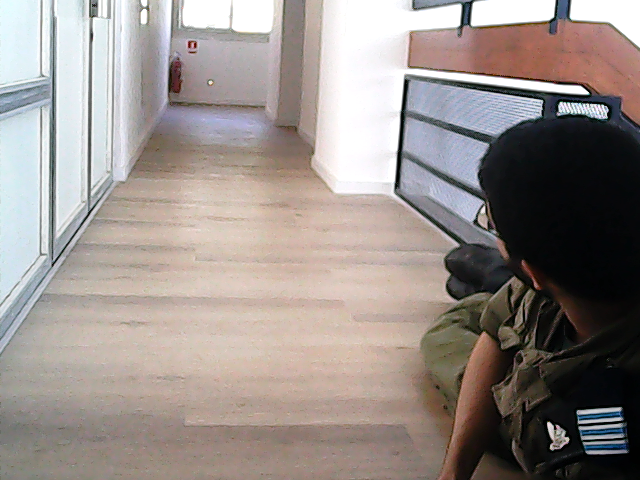
#> input picture images and filters/10 meters new/opencv_frame_0.png, 640 x 480 px, given in place of the camera
$ python detect_laser.py
#> lines starting #> are read from the running program, lines starting #| are printed output that depends on the picture; after the words box and inside, x2 and y2 are one past the last pixel; in counts of white or black regions, pixels touching at a corner belong together; long printed decimals are rounded
### image_producer.py
import cv2


def img_from_cam(cam):
    ret, cam_frame = cam.read()
    if not ret:
        print("failed to grab frame")
        return None
    return cam_frame


def img_from_file():
    return cv2.imread("images and filters/5 meters new/opencv_frame_5.png")

### image_prep.py
def crop_img(img, coord1, coord2):
    cropped = img[coord1[1]:coord2[1], coord1[0]:coord2[0]]
    return cropped

### circle_detection.py
import cv2 as cv
import numpy as np


def detect_circle(img, masked=None):
    # [5 lines of commented-out code are left out]
    if masked is None:
        masked = img
    # masked = cv.medianBlur(masked, 5)]
    # cv.imshow(f"masked{len(img[0])}", masked)
    # masked = cv.cvtColor(masked, cv.COLOR_BGR2GRAY)
    rows = masked.shape[0]

    circles = cv.HoughCircles(masked, cv.HOUGH_GRADIENT, 1, rows / 8,
                             param1=100, param2=1,
                             minRadius=1, maxRadius=4)
    if circles is None:
        return [(0, 0)]

    result = []
    if circles is not None:
        circles = np.uint16(np.around(circles))
        for i in circles[0, :]:
            # print(f"circle[{i}] ({i[0]}, {i[1]}), r = {i[2]}")
            center = (i[0], i[1])
            result.append(center)

    # return [(0,0)]
    # img = cv.circle(img, result[0], 1, (255, 0, 0), 3)
    # cv.imshow(f"after{len(img[0])}", img)
    return result
    #         cv.circle(img, center, 1, (255, 0, 0), 3)

    # cv.waitKey(0)

### distance_calculator.py
import math

def interpulate(x):
    pixels_amount_arr = [326, 324, 320, 318, 316, 314, 312, 310, 308, 308, 306, 306, 304, 302, 300, 300, 300, 298, 298, 296, 296, 296, 294]
    distance_arr = [4.5, 4.75, 5, 5.25, 5.5, 5.75, 6, 6.25, 6.5, 6.75, 7, 7.25, 7.5, 7.75, 8, 8.25, 8.5, 8.75, 9, 9.25, 9.5, 9.75, 10, 10.25]
    #if x < 296:
    return (0.45*(x**2)-296*x+49210)/100
    #for i in range(len(pixels_amount_arr)):
    #    if pixels_amount_arr[i] <= x:
    #        return (distance_arr[i] + distance_arr[i + 1]) / 2


def distance_in_meters(coord):
    dist = interpulate(coord[0])
    return dist

### detect_laser.py
import cv2
import numpy as np
import math
import serial

import image_prep
import image_producer
import distance_calculator
import circle_detection


ser=serial.Serial('com3',9600)


# define range of red color in HSV
LOWER_RED = np.array([0, 0, 253])
UPPER_RED = np.array([1, 1, 255])

CROP1_P1 = (250, 75)
CROP1_P2 = (370, 140)

CROP2_P1 = (250, 95)
CROP2_P2 = (370, 170)

def mask_color(img, lower_bound, upper_bound):
    hsv = cv2.cvtColor(img, cv2.COLOR_BGR2HSV)
    masked_image = cv2.inRange(hsv, lower_bound, upper_bound)
    return masked_image


def detect_single_laser(img, coord0, coord1): # (x1, y1), (x2, y2)
    # print("coord0, coord1",coord0, coord1)
    cropped_frame = image_prep.crop_img(img, coord0, coord1)
    # cv2.imshow(f"cropped{coord0}", cropped_frame)
    mask = mask_color(cropped_frame, LOWER_RED, UPPER_RED)
    #cv2.imshow(f"masked{coord0}", mask)
    # laser_cords = circle_detection.detect_circle(cropped_frame, mask)[0]
    laser_cords = filter_circle_list(circle_detection.detect_circle(cropped_frame, mask), coord0)
    # print(laser_cords)
    # print(coord0)

    # return coord1[0], coord1[1]
    return laser_cords[0]+coord0[0], laser_cords[1]+coord0[1]


def filter_circle_list(lst, coord0):
    # print("\n\nstart filter")
    for tup in lst:
        distance = (distance_calculator.distance_in_meters((tup[0]+coord0[0], tup[1]+coord0[1])))
        # print("dis",distance)
        if 4 <= distance <= 18:
            return tup

    # print("fashla")
    return 0, 0

def main():
    i = 1
    cam = cv2.VideoCapture(1)
    img_counter = 0
    dist = 450
    out = []
    while True:
        i+=1
        frame = image_producer.img_from_cam(cam)
#> in img_from_cam, cam_frame is the input picture: shape (480, 640, 3); mean B, G, R 138.9, 143.2, 152.2
        if frame is None:
            break

        # cv2.imshow("test", frame)
        # cv2.imshow("test", frame)
        # laser0 = detect_single_laser(frame, CROP1_P1, CROP1_P2)
        laser1 = detect_single_laser(frame, CROP2_P1, CROP2_P2)
#> in crop_img, `cropped = img[coord1[1]:coord2[1], coord1[0]:coord2[0]]`:
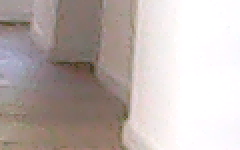
#> cropped: shape (75, 120, 3) (shown 2 times larger); mean B, G, R 176.3, 179.7, 190.5
#> in mask_color, `hsv = cv2.cvtColor(img, cv2.COLOR_BGR2HSV)`: hsv: shape (75, 120, 3); mean H, S, V 52.3, 27.7, 191.2
#> in mask_color, `masked_image = cv2.inRange(hsv, lower_bound, upper_bound)`:
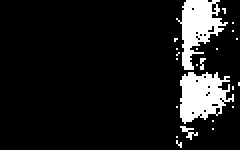
#> masked_image: shape (75, 120) (shown 2 times larger); 10.6% white; 23 white regions (20 under 20 px), largest, box (x1, y1, x2, y2) and area: (90, 36, 117, 62) 460, (88, 0, 114, 35) 431, (90, 63, 99, 70) 24
#> in detect_circle, `circles = cv.HoughCircles(masked, cv.HOUGH_GRADIENT, 1, rows / 8, para..`: circles = 17 rows, first 8: [93.5, 62.5, 3.3], [112.5, 40.5, 3.3], [94.5, 20.5, 3.3], [92.5, 33.5, 3.3], [106.5, 59.5, 3.3], [111.5, 7.5, 3.3], [93.5, 6.5, 3.3], [100.5, 39.5, 3.3]
#> in detect_circle, `circles = np.uint16(np.around(circles))`: circles = 17 rows, first 8: [94, 62, 3], [112, 40, 3], [94, 20, 3], [92, 34, 3], [106, 60, 3], [112, 8, 3], [94, 6, 3], [100, 40, 3]
#> the loop in detect_circle, `for i in circles[0, :]: # print(f"circle[{i}] ({i[0]}, {i[1]}), r = {i..` made 17 passes
#> i on passes 1 to 12: [94, 62, 3], [112, 40, 3], [94, 20, 3], [92, 34, 3], [106, 60, 3], [112, 8, 3], [94, 6, 3], [100, 40, 3], [104, 24, 3], [102, 12, 3], [88, 52, 2], [116, 18, 2]
#> after the loop in detect_circle, `for i in circles[0, :]:`: result = [(94, 62), (112, 40), (94, 20), (92, 34), (106, 60), (112, 8), (94, 6), (100, 40), (104, 24), (102, 12), (88, 52), (116, 18), (86, 16), (114, 54), (100, 52), (86, 70), (84, 28)]
#> the loop in filter_circle_list, `for tup in lst:` made 1 pass
#> (tup, dist in distance_in_meters, distance) on pass 1: ((94, 62), 6.37, 6.37)
#> in detect_single_laser, `laser_cords = filter_circle_list(circle_detection.detect_circle(croppe..`: laser_cords = (94, 62)
#> laser1 = (344, 157)

        # frame = cv2.rectangle(frame, CROP1_P1, CROP1_P2, (255, 0, 0), 1)
        frame = cv2.rectangle(frame, CROP2_P1, CROP2_P2, (0, 255, 0), 1)
        # frame = cv2.circle(frame, laser0, 1, (0, 0, 255), 3)
        frame = cv2.circle(frame, laser1, 1, (0, 255, 255), 3)
#> frame: shape (480, 640, 3); mean B, G, R 138.7, 143.3, 151.9


        distance = (distance_calculator.distance_in_meters(laser1))
#> distance = 6.37
        # print(distance, laser1)
        # frame = cv2.putText(frame, f"{distance}", org, font, fontScale, color[, thickness[, lineType[, bottomLeftOrigin]]])
        font = cv2.FONT_HERSHEY_SIMPLEX
        bottomLeftCornerOfText = (200, 200)
        fontScale = 1
        fontColor = (255, 255, 255)
        thickness = 1
        lineType = 2

        frame = cv2.putText(frame, f"{distance}",
                    bottomLeftCornerOfText,
                    font,
                    fontScale,
                    fontColor,
                    thickness,
                    lineType)
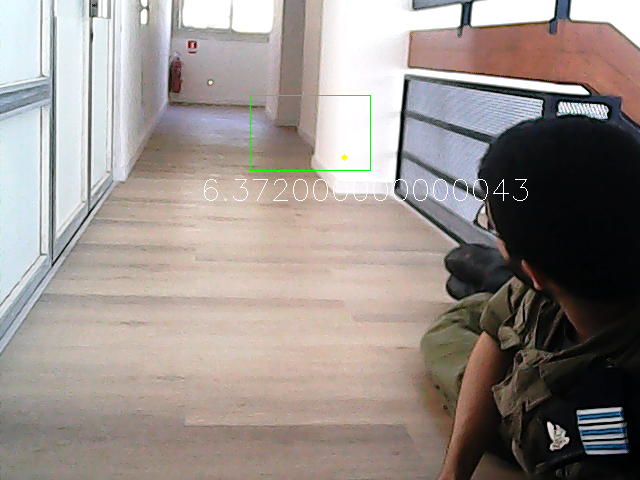
#> frame: shape (480, 640, 3); mean B, G, R 138.9, 143.5, 152.2

        # cv2.imshow("detected", frame)


        k = cv2.waitKey(1)
#> (key Esc is pressed here)
        if k % 256 == 27 or i > 20:
            # ESC pressed
            print(distance)
#| 6.372
            # print("Escape hit, closing...")
            break
        elif k % 256 == 32:
            # SPACE pressed
            img_name = "opencv_frame_{}.png".format(img_counter)
            cv2.imwrite(img_name, frame)
            # cv2.imwrite(f"cropped_{img_name}", cropped_frame)
            # cv2.imwrite(f"masked_{img_name}", mask)
            out.append([dist, laser1])
            dist += 25
            print(out)
            print("{} written!".format(img_name))
            img_counter += 1

    cam.release()

    cv2.destroyAllWindows()


if __name__ == '__main__':
    main()
    input()
